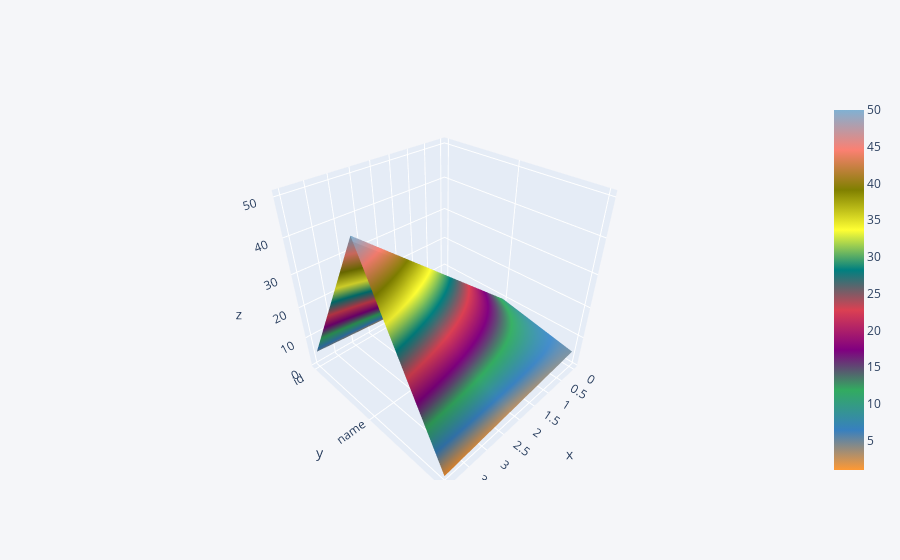

Notebook code cell kept with this figure:
### Code cell
dataset.iplot(kind='surface')

### Figure 1 — Plotly figure (JSON) as saved in the notebook; plotly's stock layout.template omitted (floating-point values rounded to 4 significant figures)
{"data": [{"colorscale": [[0, "rgb(255, 153, 51)"], [0.1111, "rgb(55, 128, 191)"], [0.2222, "rgb(50, 171, 96)"], [0.3333, "rgb(128, 0, 128)"], [0.4444, "rgb(219, 64, 82)"], [0.5556, "rgb(0, 128, 128)"], [0.6667, "rgb(255, 255, 51)"], [0.7778, "rgb(128, 128, 0)"], [0.8889, "rgb(251, 128, 114)"], [1, "rgb(128, 177, 211)"]], "type": "surface", "x": [0, 1, 2, 3, 4], "y": ["id", "name", "remarks"], "z": [[1, 2, 3, 4, 5], [10, 20, 30, 40, 50], [5, 4, 3, 2, 1]]}], "layout": {"legend": {"bgcolor": "#F5F6F9", "font": {"color": "#4D5663"}}, "paper_bgcolor": "#F5F6F9", "plot_bgcolor": "#F5F6F9", "title": {"font": {"color": "#4D5663"}}, "xaxis": {"gridcolor": "#E1E5ED", "showgrid": true, "tickfont": {"color": "#4D5663"}, "title": {"font": {"color": "#4D5663"}, "text": ""}, "zerolinecolor": "#E1E5ED"}, "yaxis": {"gridcolor": "#E1E5ED", "showgrid": true, "tickfont": {"color": "#4D5663"}, "title": {"font": {"color": "#4D5663"}, "text": ""}, "zerolinecolor": "#E1E5ED"}}}
